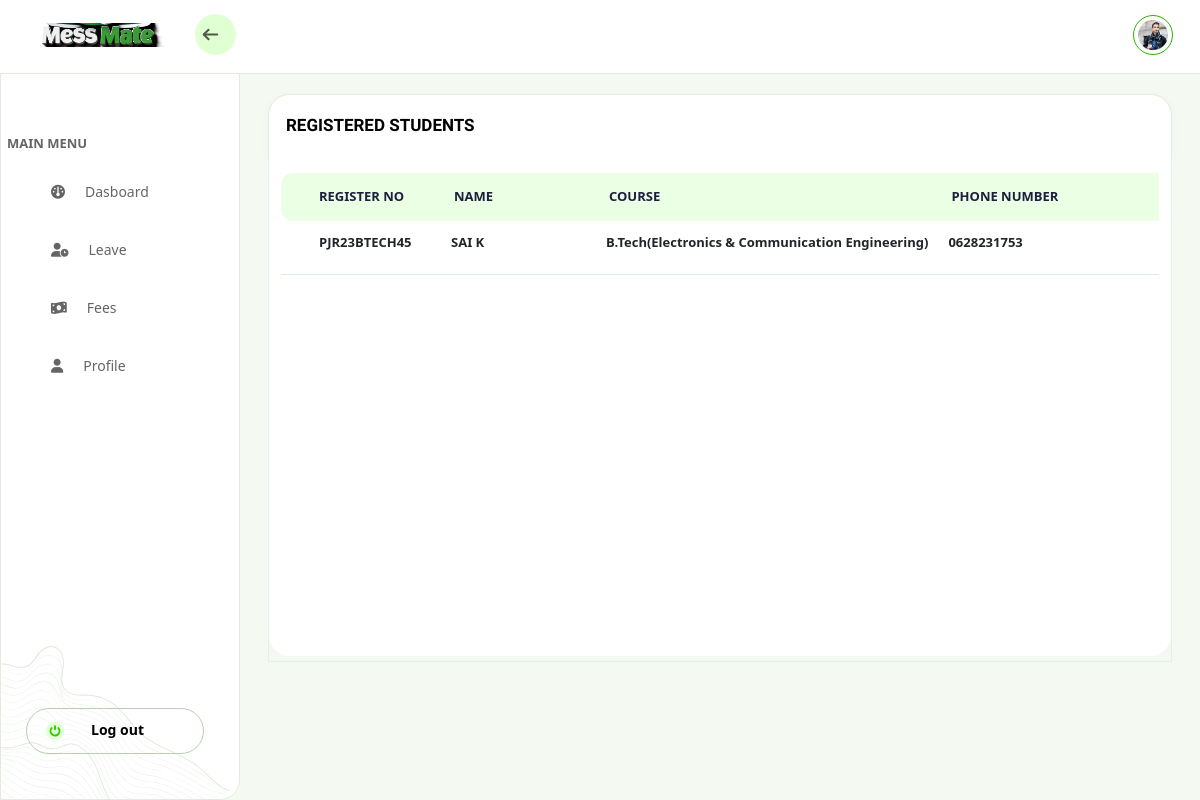
Before: /registered-students/ with the older database file.
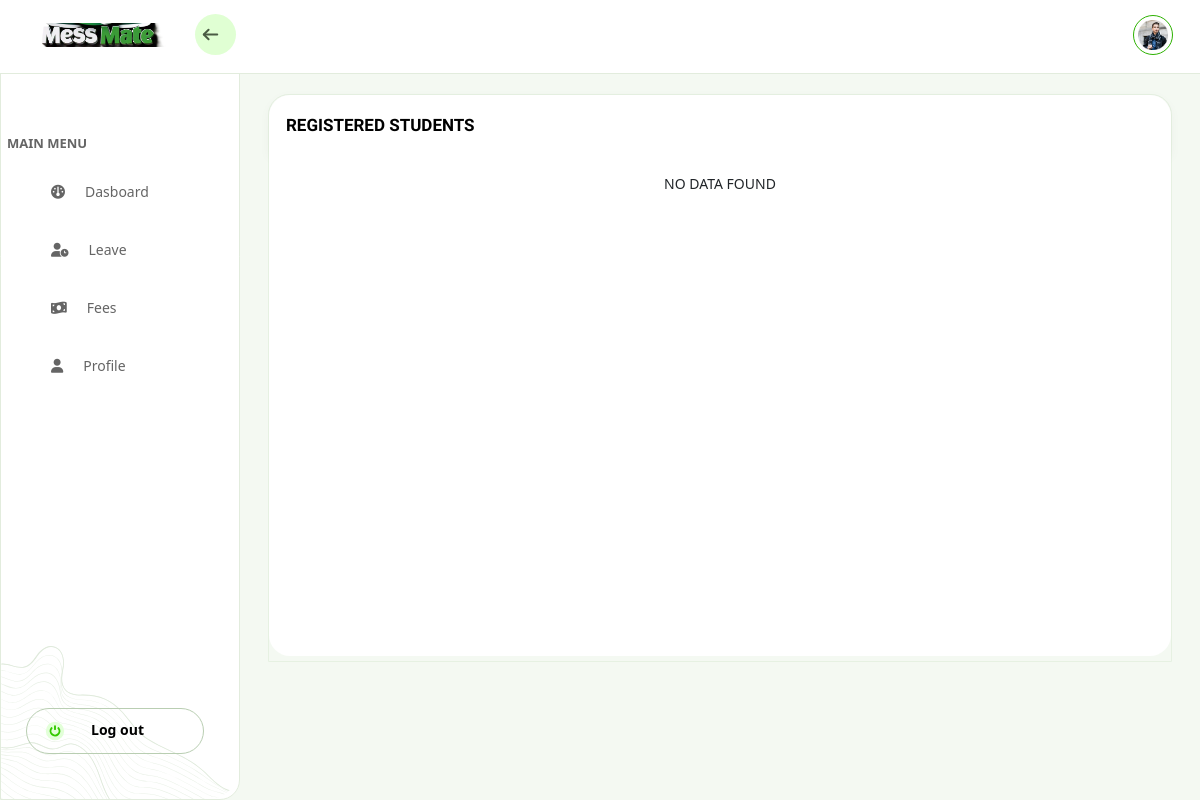
After: the same page with the newer database file.
### mess_app/models.py (models this page shows, shortened)
class CustomUser(AbstractUser):
       GENDER_CHOICES = [
        ('M', 'Male'),
        ('F', 'Female'),
    ]
       COURSE_CHOICES = [
        ('CSE', 'B.Tech(Computer Science Engineering) '),
        ('EC', 'B.Tech(Electronics & Communication Engineering)'),
        ('EEE', 'B.Tech(Electrical & Electronics Engineering)'),
        ('CHE', 'Diploma in Computer Hardware Engineering'),
        ('EL', 'Diploma in Electronics Engineering'),
        ('DEEE', 'Diploma in Electrical & Electronics Engineering'),
        ('MCA', 'MCA'),
    ]
       email = models.EmailField(unique=True)
       dob=models.DateField(blank=False, null=True)
       gender=models.CharField(max_length=1, choices=GENDER_CHOICES,blank=False, null=True)
       address=models.TextField(blank=False, null=True)
       course = models.CharField(max_length=4, choices=COURSE_CHOICES,blank=False, null=True)
       reg_no=models.CharField(max_length=15,unique=True,blank=False, null=True)
       sem=models.PositiveIntegerField(blank=False, null=True)
       start_year = models.IntegerField(blank=False,null=True)
       end_year = models.IntegerField(blank=False,null=True)
       ph_no=models.CharField(max_length=15,blank=False, null=True)
       guard_name=models.CharField(max_length=100,blank=False, null=True)
       guard_phn=models.CharField(max_length=15,blank=False, null=True)
       is_active = models.BooleanField(default=False)
       past_stud= models.BooleanField(default=False,blank=True,null=True)

### mess_app/views.py (the view)
# urls.py: path('registered-students/', views.list_registered_users, name='registered-students'),#registered students
def list_registered_users(request):
    users = CustomUser.objects.filter(is_superuser=False,is_active=False,past_stud=False).order_by('course')
    return render(request, 'registerd_users.html', {'users': users})

### mess_app/context_processors.py (called while the page is built)
def admin_status(request):
    return {
        'profile': request.user,  # Adjust this logic if needed
    }

### templates/registerd_users.html (shortened to what this page needs)
{% extends "navbar.html" %}
{% load static %}
{% block table %}
<div class="db-rt-outer">
    <div class="db-rt-cont-area">
        <div class="top-panel-wrp">
            <div class="title">REGISTERED STUDENTS</div>
        </div>
        <div class="common-table-wrp">
            <div class="table-responsive">
                {% if users %}
                <table class="table common-table-listing">
                    <thead>
                        <tr>
                            <th scope="col" class="client">REGISTER NO</th>
                            <th scope="col" class="title">NAME</th>
                            <th scope="col" class="link">COURSE</th>
                            <th scope="col" class="phone">PHONE NUMBER</th>
                            <th scope="col" class="mail">EMAIL ID</th>
                          </tr>
                    </thead>
                    <tbody>
                        {% for user in users %}
                        <tr>
                            <td>{{user.reg_no}}</td>
                            <td>{{user.first_name|upper}} {{user.last_name|upper}}</td>
                            <td style="white-space: nowrap;overflow: hidden;">{{user.get_course_display}}</td>
                            <td>{{user.ph_no}}</td>
                            <td> {{user.email}}</td>
                            </tr>
                      {% endfor %}
                    </tbody>
                </table>
                {% else %}
                <div class="text-center">NO DATA FOUND</div>
                {% endif %}
            </div>
        </div>
    </div>
</div>
{% endblock %}

Changed rows visible on the page:
no longer on this page (row edited): CustomUser: reg_no "PJR23BTECH45", first_name "SAI", last_name "K", course "B.Tech(Electronics & Communication Engineering)", ph_no "0628231753"
Other visible differences:
text no longer shown: "REGISTER NO NAME COURSE PHONE NUMBER"
text now shown: "NO DATA FOUND"
